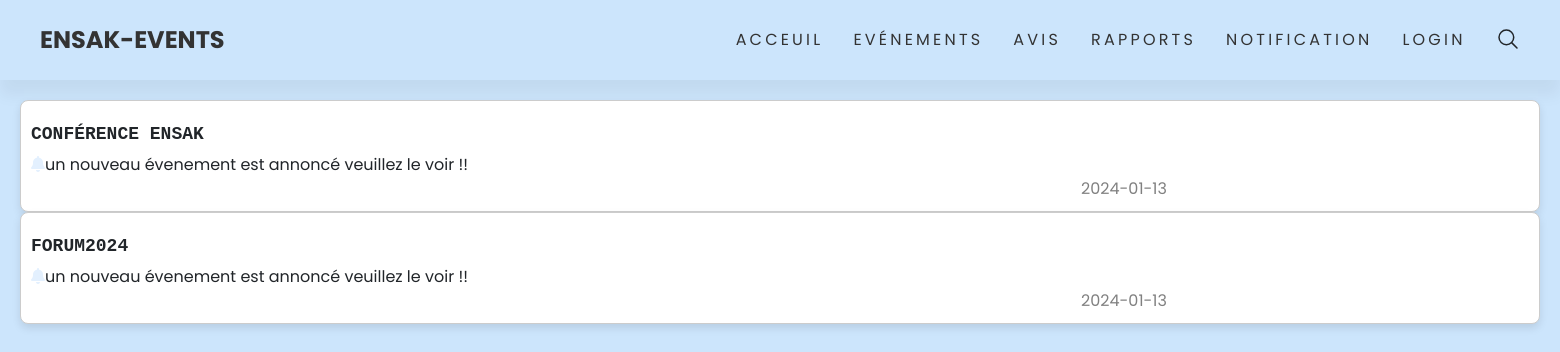
Screenshot of /notification.php with the database file from the repository.
### tables this page shows
CREATE TABLE `notifications` (
  `id_notification` int(11) NOT NULL,
  `id_evenement` varchar(30) NOT NULL,
  `date_envoi` varchar(30) NOT NULL,
  `message` text NOT NULL
);

CREATE TABLE `evenements` (
  `id` varchar(30) NOT NULL,
  `titre` varchar(200) NOT NULL,
  `motivation` text NOT NULL,
  `description` text NOT NULL,
  `date` date NOT NULL,
  `lieu` varchar(250) NOT NULL,
  `categorie` varchar(250) NOT NULL,
  `affiche` varchar(40) NOT NULL,
  `id_organisateur` int(11) NOT NULL
);

### notification.php (the view, shortened to what this page needs)
<?php
include ("connexion.php");
?>
<!DOCTYPE html>
<html lang="en">
<head>
      <link href="decore.css" rel="stylesheet" type="text/css">
    <link  rel="stylesheet" href="bootstrap5/css/bootstrap.min.css">
    <link rel="stylesheet" type="text/css" href="https://cdnjs.cloudflare.com/ajax/libs/font-awesome/6.4.2/css/all.min.css">
</head>
<body>
     <header>
    <a href="#" class="logo">ENSAK-EVENTS</a>
    <div class="group">
    <ul class="navigation">
    <li><a href="index.php">Acceuil</a></li>
    <li><a href="thankyou.php">Evénements</a></li>
    <li><a href="avi.php">Avis</a></li>
    <li><a href="rapport.php">Rapports</a></li>
    <li><a href="notification.php">Notification</a></li>
    <li><a href="form.php">Login</a></li>
    </ul>
    <div class="search">
     <span class="icon">
     <ion-icon name="search-outline" class="searchBtn"></ion-icon>
     </span>
    </div>
    </div>
    </header>
<?php
$request = "SELECT * FROM notifications ";
$result = mysqli_query($conn,$request);
while ($data = mysqli_fetch_assoc($result)) {
    $od=$data['id_evenement'];
    $resu= mysqli_query($conn,"SELECT * FROM evenements WHERE id ='$od'");
    $fin=mysqli_fetch_assoc($resu);
     echo '<div class="report-card">';
     echo '<div class="event-title">' .$fin['titre']. '</div>';
     echo  ' <i class="fa-solid fa-bell"  style="color: #E3F0FE ;"></i>';
     echo $data['message'] . "<br/>";
     echo '<div class="date" style="margin-right:0px;color:gray;" >'.$data['date_envoi'].'</div>';
  echo '</div>';
    }
?>
</body>
</html>

### decore.css (style rules this page uses)
* { margin: 0; padding: 0; box-sizing: border-box; font-family: 'Poppins',sans-serif; }
.navigation { margin-bottom:1px; }
header { position: absolute; top: 0; left: 0; width: 100%; height: 80px; background-image:linear-gradient(to left,#4193fe,#417E80); padding : 20px 40px; display: flex; justify-content: space-between; align-items: center; box-shadow: 0 15px 15px rgba(0,0,0,0.05); }
.logo { color: #333333; text-decoration: none; font-size: 1.5em; font-weight: 700; text-transform: uppercase; letter-spacing: 0.1em; }
.group { display: flex; align-items:center; }
header ul { position:relative; display:flex; gap:30px; }
header ul li { list-style:none; }
header ul li a { position:relative; text-decoration:none; font-size:1em; color:#333; text-transform:uppercase; letter-spacing:0.2em; }
header ul li a::before { content:''; position:absolute; bottom:-2px; width:100%; height:2px; background:#333; transform:scaleX(0); transition:transform 0.5s ease-in-out; transform-origin:right; }
header .search { position:relative; display:flex; justify-content:center; align-items:center; font-size:1.5em; z-index:10; cursor:pointer; }
.searchBtn { position:relative; left:30px; top:2.5px; transition: 0.5s ease-in-out; }

### notification.php (style rules this page uses)
.report-card { border: 1px solid #ccc; padding: 10px; margin-bottom: 0px; width: 100%; box-sizing: border-box; border-radius: 8px; box-shadow: 0 4px 8px rgba(0, 0, 0, 0.1); background-color: white; overflow: hidden; position:relative; }
body { font-family: Arial, sans-serif; margin: 20px; margin-top: 100px; }
.event-title { font-size: 18px; margin-top:10px; font-weight: bold; margin-bottom: 5px; font-family: "Lucida Console", Courier, monospace; text-transform: uppercase; }
body { background-image:linear-gradient(to left,rgb(204, 229, 252),rgb(204, 229, 252)); min-height: 100vh; overflow-x: hidden; }
header { position: absolute; top: 0; left: 0; width: 100%; height: 80px; background-image:linear-gradient(to left,rgb(204, 229, 252),rgb(204, 229, 252)); padding : 20px 40px; display: flex; justify-content: space-between; align-items: center; box-shadow: 0 15px 15px rgba(0,0,0,0.05); }
.date { margin-left:1050px; }

### rows the page displays
notifications: id_evenement.titre "CONFÉRENCE ENSAK", message "un nouveau évenement est annoncé veuillez le voir !!", date_envoi "2024-01-13"
notifications: id_evenement.titre "FORUM2024", message "un nouveau évenement est annoncé veuillez le voir !!", date_envoi "2024-01-13"
